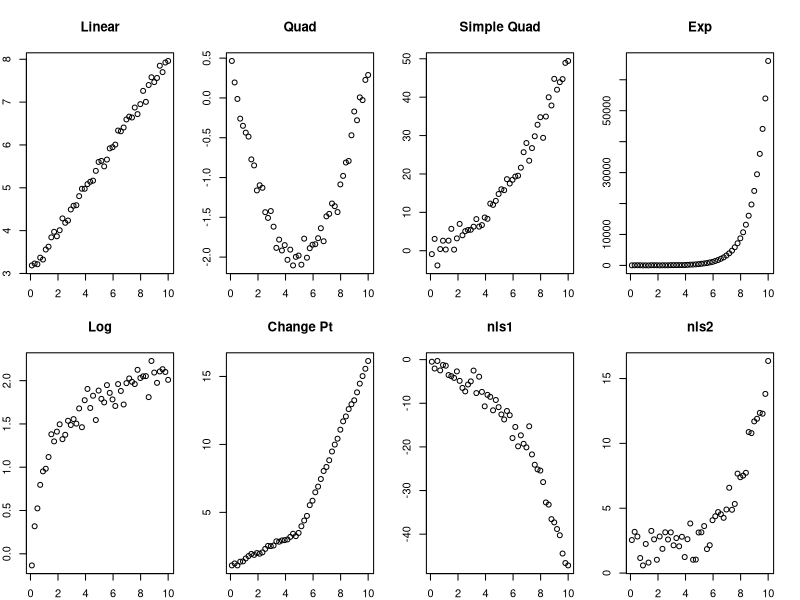

Source code (R):
mysd <- 0.1
n <- 50
x <- data.frame(time = seq(0.1, 10, length = n), YI = NA,
                A = NA, B = NA, C = NA, D = NA, E = NA)

## Linear
x$A <- 3 + 0.5 * x$time + rnorm(50, sd = mysd)
## Quadratic
x$B <- 0.5 - 1 * x$time + 0.1 * (x$time)^2 + rnorm(50, sd = mysd)
## Simple Quadratic
x$C <- 1 + 0.5 * (x$time)^2 + rnorm(50, sd = 2)
## Exponential
x$D <- 6 + 3 * exp(x$time) + rnorm(50, sd = 20)
## Log
x$E <- 1 + 0.5 * log(x$time) + rnorm(50, sd = mysd)
## Change point
x$F <- 1 + 0.5 * x$time + 2 * ifelse(x$time - 5 > 0, x$time - 5, 0) +
    rnorm(50, sd = mysd)
## nls1
x$G <- 1 - 2.5 * exp(0.3 * (x$time)) + rnorm(50, sd = 2)
## nls2
x$H <- 2 + 0.1 * exp(0.5 * (x$time)) + rnorm(50, sd = 1)
## linear on A
x$YI <- 1 + 0.5 * x$A + rnorm(50, sd = mysd)

types <- c("Linear", "Quad", "Simple Quad", "Exp", "Log", "Change Pt", "nls1", "nls2")
vars <- names(x)[c(-1, -2)]
par(mfrow = c(2, 4), mar = c(2,2,4,2))
for(ivar in 1:length(vars))
    plot(x[["time"]], x[[vars[ivar]]],
         xlab = "time", ylab = vars[ivar], main = types[ivar])




